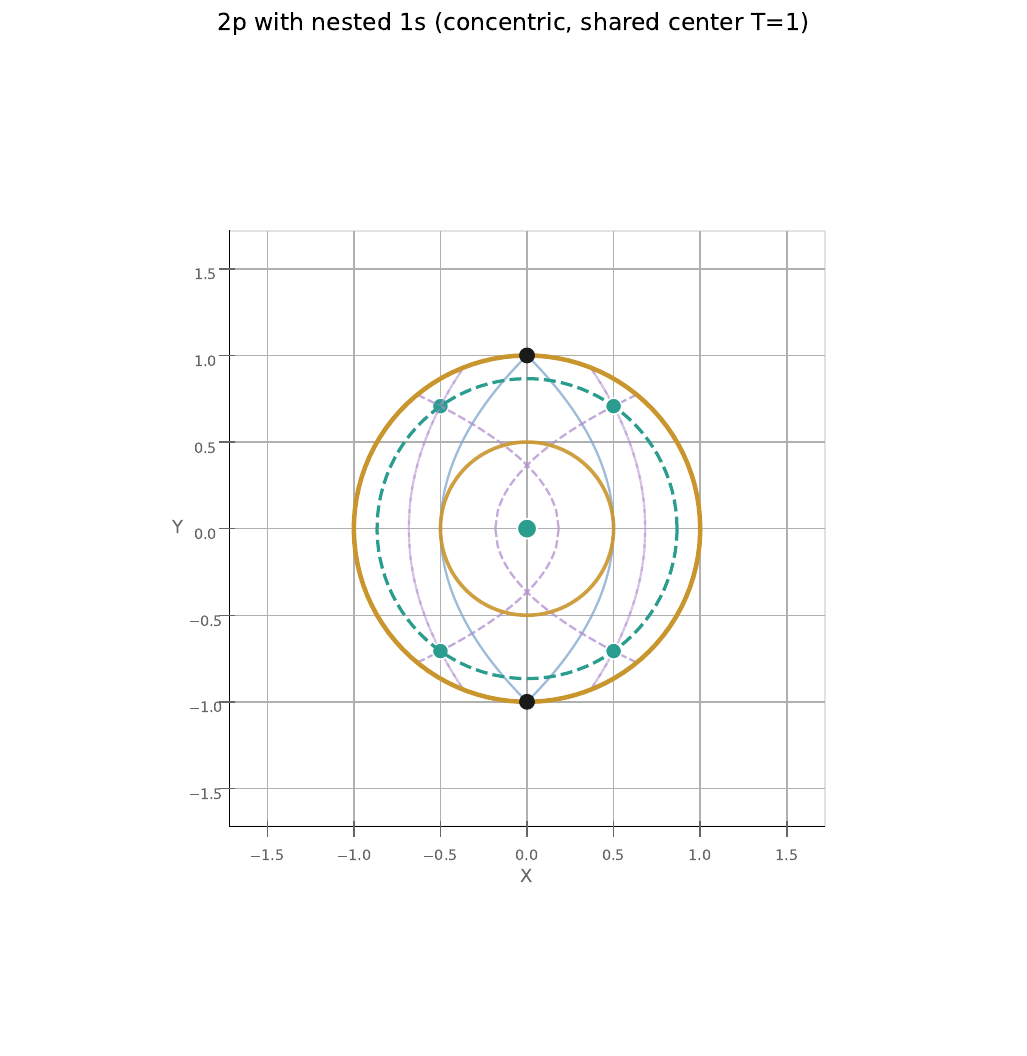

The Python source for this figure:
"""2p T-view with nested 1s, ticked backdrop with numbering."""
import numpy as np
import matplotlib
matplotlib.use("Agg")
import matplotlib.pyplot as plt

T0 = 1.0
r_cas = np.sqrt(0.75)
delta = T0 - r_cas
ROW = "#7fa7cf"; COL = "#b08fcf"; GOLD = "#c9962e"; TEAL = "#2a9d8f"

fig = plt.figure(figsize=(10, 10))
ax = fig.add_subplot(111, projection="3d")

def mesh_parabolas(us, color, ls, alpha, lw):
    for uu in us:
        for Tlo, Thi, mirror in [(0, T0, False), (T0, 2*T0, True)]:
            lo, hi = (Tlo, min(Thi, 2*T0-uu/2)) if mirror else (max(Tlo, uu/2)+1e-6, Thi)
            if hi <= lo: continue
            Ts = np.linspace(lo, hi, 60)
            Te = (2*T0-Ts) if mirror else Ts
            X = uu-Te
            Y = np.sqrt(np.maximum(uu*(2*Te-uu), 0))
            for sgn in (1,-1):
                ax.plot(X, sgn*Y, Ts, color=color, alpha=alpha, lw=lw, ls=ls, zorder=3)
                ax.plot(Te-uu, sgn*Y, Ts, color=color, alpha=alpha, lw=lw, ls=ls, zorder=3)

u_ladder = [1.0, 2.0]
u_casimir = [(i+0.5)-delta for i in range(2)]
mesh_parabolas(u_ladder, ROW, '-', 0.5, 1.2)
mesh_parabolas(u_casimir, COL, '--', 0.5, 1.2)

te = np.linspace(0, 2*np.pi, 200)
ax.plot(T0*np.cos(te), T0*np.sin(te), np.full_like(te, T0), color=GOLD, lw=2.5, zorder=5)
ax.plot(r_cas*np.cos(te), r_cas*np.sin(te), np.full_like(te, r_cas), color=TEAL, lw=1.8, ls='--', zorder=5)
ax.plot(0.5*np.cos(te), 0.5*np.sin(te), np.full_like(te, T0), color=GOLD, lw=2.0, alpha=0.9, zorder=5)

uu = 1.0
Xd, Yd = uu-T0, np.sqrt(max(uu*(2*T0-uu), 0))
ax.scatter([Xd],[Yd],[T0], color="#1a1a1a", s=60, zorder=6)
ax.scatter([Xd],[-Yd],[T0], color="#1a1a1a", s=60, zorder=6)
for uu in u_casimir:
    Xc = uu-r_cas
    Yc = np.sqrt(max(uu*(2*r_cas-uu), 0))
    ax.scatter([Xc],[Yc],[r_cas], color=TEAL, s=80, zorder=6, edgecolors="white", linewidths=0.8)
    ax.scatter([Xc],[-Yc],[r_cas], color=TEAL, s=80, zorder=6, edgecolors="white", linewidths=0.8)
ax.scatter([0],[0],[T0], color=TEAL, s=120, zorder=7, edgecolors="white", linewidths=1.0)

lim = 1.65
ax.set_xlim(-lim, lim); ax.set_ylim(-lim, lim); ax.set_zlim(-0.3, 2.3)
ax.set_box_aspect((1,1,1)); ax.view_init(elev=90, azim=-90); ax.set_proj_type('ortho')
ax.set_title("2p with nested 1s (concentric, shared center T=1)", fontsize=13)

# Ticked backdrop with numbering (like 5/2 figure)
ax.grid(True, alpha=0.3)
ax.xaxis.pane.fill = True
ax.yaxis.pane.fill = True
ax.zaxis.pane.fill = False
ax.xaxis.pane.set_facecolor((1,1,1,0.7))
ax.yaxis.pane.set_facecolor((1,1,1,0.7))
ax.xaxis.pane.set_edgecolor("0.7")
ax.yaxis.pane.set_edgecolor("0.7")
# X and Y ticks with numbers (T is depth in this view)
ticks = [-1.5, -1.0, -0.5, 0, 0.5, 1.0, 1.5]
ax.set_xticks(ticks)
ax.set_yticks(ticks)
ax.set_zticks([])
ax.tick_params(axis='x', labelsize=8, colors='0.4')
ax.tick_params(axis='y', labelsize=8, colors='0.4')
ax.set_xlabel("X", fontsize=10, color='0.4')
ax.set_ylabel("Y", fontsize=10, color='0.4')

plt.savefig("/tmp/tview_nested_ticks.pdf", bbox_inches="tight")
print("saved")
